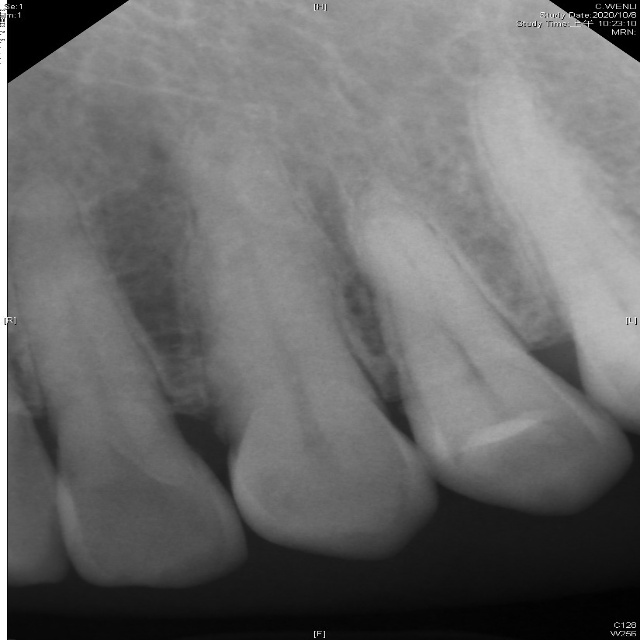
#> input picture Images/11.jpg, 640 x 640 px, found by its file name; its folder holds 4 pictures in this run
$ python crop_4_quarter.py
#> lines starting #> are read from the running program, lines starting #| are printed output that depends on the picture
import cv2
import matplotlib.pyplot as plt
import os

for name in os.listdir("images"):
    img_path = os.path.join("images", name)

    # 讀取四張照片
    img = cv2.imread(img_path, cv2.IMREAD_GRAYSCALE)
#> img is the input picture: shape (640, 640); min 0, max 255, mean 106.1
    height, width = img.shape  # 修正顺序
#> height = 640; width = 640

    # 創建一個包含四個子圖的畫布
    fig, axs = plt.subplots(2, 2, gridspec_kw={'wspace': 0.1, 'hspace': 0.1})

    axs[0, 0].imshow(img[:height//2, :width//2], cmap='gray')
    axs[0, 0].axis('off')  # 關閉坐標軸
    axs[0, 1].imshow(img[:height//2, width//2:], cmap='gray')
    axs[0, 1].axis('off')
    axs[1, 0].imshow(img[height//2:, :width//2], cmap='gray')
    axs[1, 0].axis('off')
    axs[1, 1].imshow(img[height//2:, width//2:], cmap='gray')
    axs[1, 1].axis('off')

    # 調整佈局，確保子圖之間的間距合適
    plt.tight_layout()

    # 顯示畫布
    plt.show()
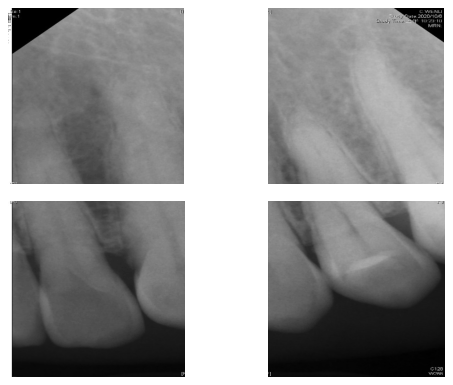
#> figure drawn by matplotlib, 4 panels
#> pass 2 of the loop `for name in os.listdir("images"):`:
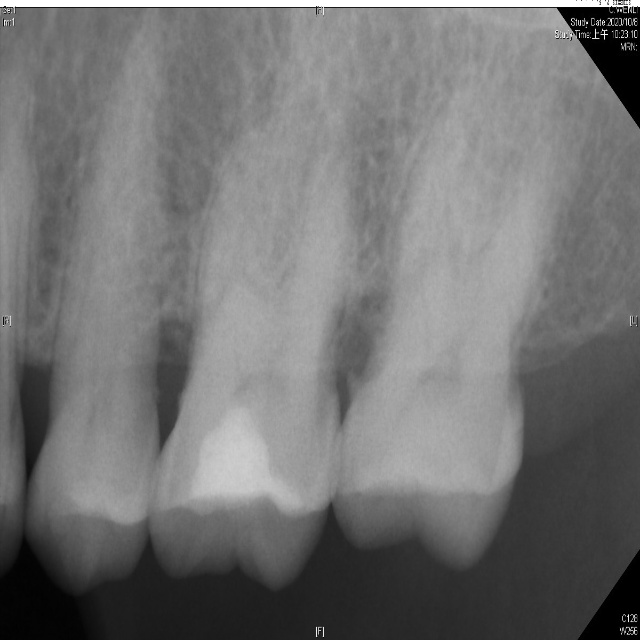
#> input picture Images/12.jpg, 640 x 640 px, found by its file name
#> img is the input picture: shape (640, 640); min 0, max 255, mean 115.2
#> `plt.show()`:
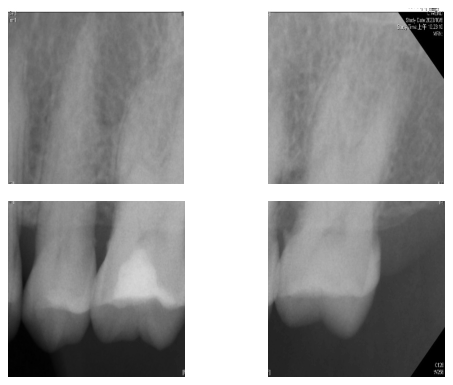
#> figure drawn by matplotlib, 4 panels
#> pass 3 of the loop `for name in os.listdir("images"):`:
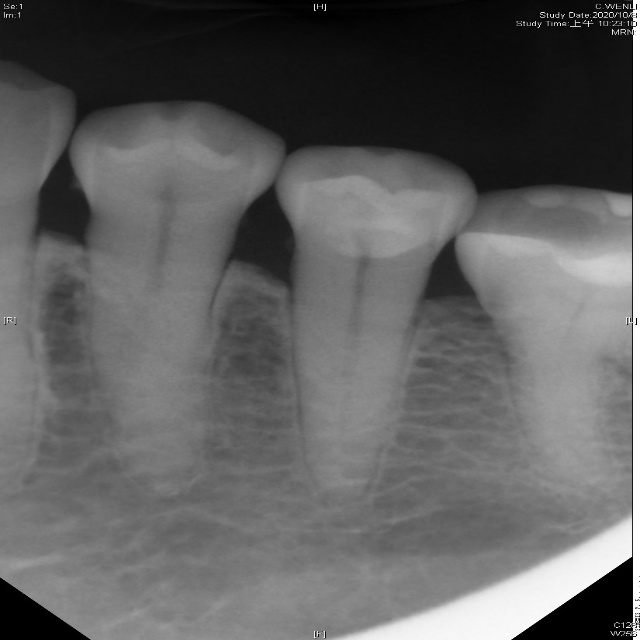
#> input picture Images/13.jpg, 640 x 640 px, found by its file name
#> img is the input picture: shape (640, 640); min 0, max 255, mean 95.7
#> `plt.show()`:
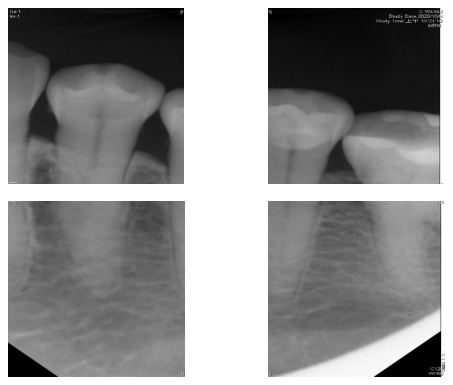
#> figure drawn by matplotlib, 4 panels
#> the loop made 4 passes; the first 3 are shown
